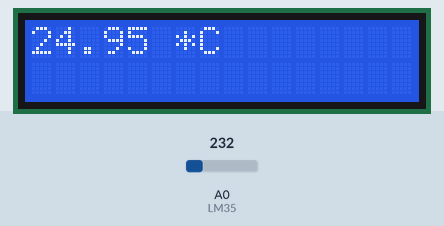
Recording of a sketch running on a simulated Arduino Uno, built for the host (arithmetic inside an expression is 32-bit, double 64-bit). Parts: 16×2 character LCD. The inputs (shaded band) are chosen by the test bench; at power-on: A0 (LM35) = 232. What the sketch prints to the serial monitor is not drawn.

Above: at 1.2 s.
1.3 s: A0 (LM35) set to 250
At 2.5 s:
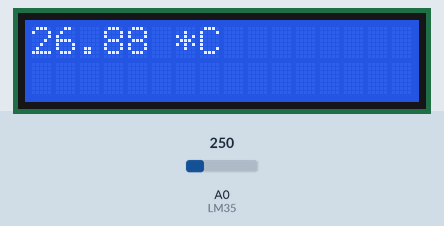
2.8 s: A0 (LM35) set to 266
At 4.1 s:
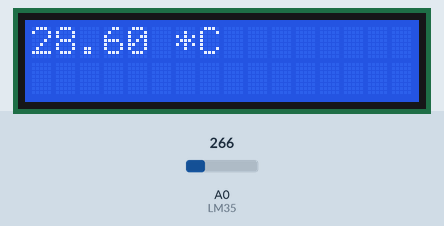
4.4 s: A0 (LM35) set to 290
At 5.0 s:
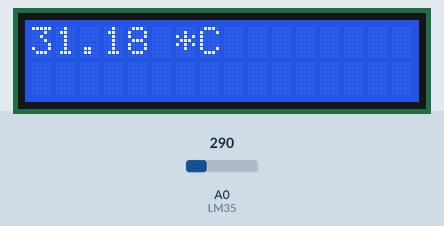
Timing chart, 0 to 7.4 s (numbered marks = the images above; inputs shaded):
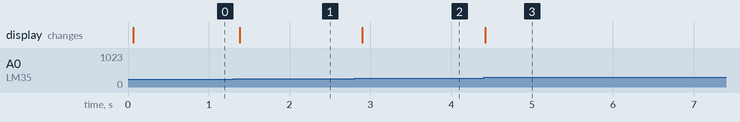

Measured:
- after the input at 1.3 s, the display: changes after 0.08 s (image 1)
- after the input at 2.8 s, the display: changes after 0.10 s (image 2)
- after the input at 4.4 s, the display: changes at once (image 3)

The sketch:

modulo5.ino
```cpp
/* Módulo 5 */
#include <LiquidCrystal.h>
LiquidCrystal lcd(12, 11, 5, 4, 3, 2);
const int LM35 = 0;
float temperatura = 0;
int ADClido = 0;

void setup() {
  Serial.begin(9600);
  analogReference(INTERNAL1V1);
  lcd.begin(16, 2);
}

void loop() {
  lcd.setCursor(0,0);
  ADClido = analogRead(LM35);
  temperatura = ADClido * 0.1075268817;
  lcd.print(temperatura);
  lcd.print(" *C");
  Serial.print("Temperatura = ");
  Serial.print(temperatura);
  Serial.println(" *C");
  delay(100);
}
```
